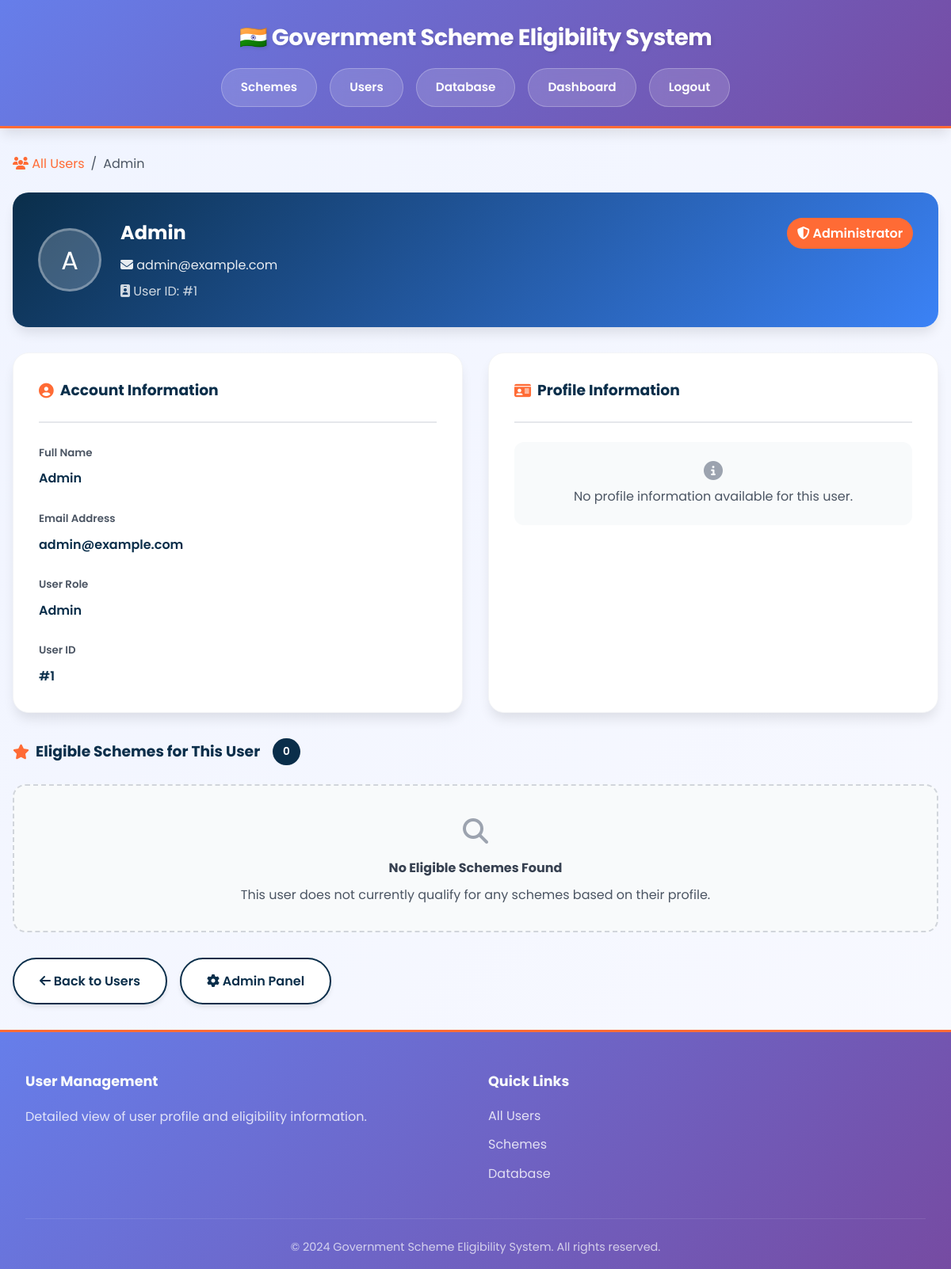
Page /admin/user/1 (signed in) on the committed database.
### tables this page shows
CREATE TABLE users (
    id INTEGER PRIMARY KEY AUTOINCREMENT,
    name TEXT NOT NULL,
    email TEXT UNIQUE NOT NULL,
    password TEXT NOT NULL,
    role TEXT DEFAULT 'user'
);

### app.py (the view)
@app.route('/admin/user/<int:user_id>')
@login_required
def admin_user_details(user_id):
    if current_user.role != 'admin':
        flash('Access denied.', 'error')
        return redirect(url_for('dashboard'))
    conn = get_db()
    user = conn.execute('SELECT * FROM users WHERE id = ?', (user_id,)).fetchone()
    profile = conn.execute('SELECT * FROM user_profile WHERE user_id = ?', (user_id,)).fetchone()
    eligible_schemes = []
    if profile:
        schemes = conn.execute('SELECT * FROM schemes').fetchall()
        for scheme in schemes:
            if check_eligibility(profile, scheme):
                eligible_schemes.append(scheme)
    return render_template('admin_user_details.html', user=user, profile=profile, eligible_schemes=eligible_schemes)

### app.py (called while the page is built)
def get_db():
    conn = sqlite3.connect(DATABASE)
    conn.row_factory = sqlite3.Row
    return conn

@login_manager.user_loader
def load_user(user_id):
    if not user_id or not str(user_id).isdigit():
        return None
    conn = get_db()
    user = conn.execute('SELECT * FROM users WHERE id = ?', (int(user_id),)).fetchone()
    if user:
        return User(user['id'], user['name'], user['email'], user['role'])
    return None

### templates/admin_user_details.html (shortened to what this page needs)
<!DOCTYPE html>
<html lang="en">
<head>
    <link rel="stylesheet" href="{{ url_for('static', filename='css/style.css') }}">
    <link rel="stylesheet" href="https://cdnjs.cloudflare.com/ajax/libs/font-awesome/6.4.0/css/all.min.css">
</head>
<body>
    <header>
        <h1>🇮🇳 Government Scheme Eligibility System</h1>
        <nav>
            <a href="{{ url_for('admin') }}">Schemes</a>
            <a href="{{ url_for('admin_users') }}" class="active">Users</a>
            <a href="{{ url_for('admin_database') }}">Database</a>
            <a href="{{ url_for('dashboard') }}">Dashboard</a>
            <a href="{{ url_for('logout') }}">Logout</a>
        </nav>
    </header>
    <main>
        <div
            style="display: flex; align-items: center; gap: 0.5rem; margin-bottom: 1.5rem; color: var(--color-gray-600);">
            <a href="{{ url_for('admin_users') }}" style="color: var(--color-saffron); text-decoration: none;">
                <i class="fas fa-users"></i> All Users
            </a>
            <span>/</span>
            <span>{{ user.name }}</span>
        </div>
        <div class="card"
            style="background: linear-gradient(135deg, var(--color-navy) 0%, var(--color-info) 100%); color: white; padding: 2rem; margin-bottom: 2rem; border: none;">
            <div style="display: flex; justify-content: space-between; align-items: start;">
                <div style="display: flex; align-items: center; gap: 1.5rem;">
                    <div
                        style="width: 80px; height: 80px; border-radius: 50%; background: rgba(255, 255, 255, 0.2); display: flex; align-items: center; justify-content: center; font-size: 2rem; border: 3px solid rgba(255, 255, 255, 0.3);">
                        {{ user.name[0].upper() if user.name else 'U' }}
                    </div>
                    <div>
                        <h2 style="color: white; margin: 0 0 0.5rem 0;">{{ user.name }}</h2>
                        <p style="color: rgba(255, 255, 255, 0.9); margin: 0;">
                            <i class="fas fa-envelope"></i> {{ user.email }}
                        </p>
                        <p style="color: rgba(255, 255, 255, 0.8); margin: 0.5rem 0 0 0;">
                            <i class="fas fa-id-badge"></i> User ID: #{{ user.id }}
                        </p>
                    </div>
                </div>
                <div style="text-align: right;">
                    {% if user.role == 'admin' %}
                    <span class="badge badge-primary"
                        style="background: var(--color-saffron); color: white; font-size: 1rem;">
                        <i class="fas fa-shield-alt"></i> Administrator
                    </span>
                    {% else %}
                    <span class="badge" style="background: rgba(255, 255, 255, 0.2); color: white; font-size: 1rem;">
                        <i class="fas fa-user"></i> Regular User
                    </span>
                    {% endif %}
                </div>
            </div>
        </div>
        <div style="display: grid; grid-template-columns: 1fr 1fr; gap: 2rem;">
            <div class="card">
                <h3
                    style="color: var(--color-navy); display: flex; align-items: center; gap: 0.5rem; margin: 0 0 1.5rem 0; padding-bottom: 1.5rem; border-bottom: 2px solid var(--color-gray-200);">
                    <i class="fas fa-user-circle" style="color: var(--color-saffron);"></i> Account Information
                </h3>
                <div style="display: flex; flex-direction: column; gap: 1.5rem;">
                    <div>
                        <small style="color: var(--color-gray-600); font-weight: 600;">Full Name</small>
                        <p style="color: var(--color-navy); margin: 0.5rem 0 0 0; font-weight: 600;">{{ user.name }}</p>
                    </div>
                    <div>
                        <small style="color: var(--color-gray-600); font-weight: 600;">Email Address</small>
                        <p style="color: var(--color-navy); margin: 0.5rem 0 0 0; font-weight: 600;">{{ user.email }}
                        </p>
                    </div>
                    <div>
                        <small style="color: var(--color-gray-600); font-weight: 600;">User Role</small>
                        <p style="color: var(--color-navy); margin: 0.5rem 0 0 0; font-weight: 600;">{{
                            user.role|capitalize }}</p>
                    </div>
                    <div>
                        <small style="color: var(--color-gray-600); font-weight: 600;">User ID</small>
                        <p style="color: var(--color-navy); margin: 0.5rem 0 0 0; font-weight: 600;">#{{ user.id }}</p>
                    </div>
                </div>
            </div>
            <div class="card">
                <h3
                    style="color: var(--color-navy); display: flex; align-items: center; gap: 0.5rem; margin: 0 0 1.5rem 0; padding-bottom: 1.5rem; border-bottom: 2px solid var(--color-gray-200);">
                    <i class="fas fa-id-card" style="color: var(--color-saffron);"></i> Profile Information
                </h3>
                {% if profile %}
                <div style="display: flex; flex-direction: column; gap: 1.5rem;">
                    <div>
                        <small style="color: var(--color-gray-600); font-weight: 600;">
                            <i class="fas fa-birthday-cake"></i> Age
                        </small>
                        <p style="color: var(--color-navy); margin: 0.5rem 0 0 0; font-weight: 600;">{{ profile.age or
                            '-' }} years</p>
                    </div>
                    <div>
                        <small style="color: var(--color-gray-600); font-weight: 600;">
                            <i class="fas fa-money-bill"></i> Annual Income
                        </small>
                        <p style="color: var(--color-navy); margin: 0.5rem 0 0 0; font-weight: 600;">₹{{
                            profile.income|default('-') }}</p>
                    </div>
                    <div>
                        <small style="color: var(--color-gray-600); font-weight: 600;">
                            <i class="fas fa-list"></i> Social Category
                        </small>
                        <p style="color: var(--color-navy); margin: 0.5rem 0 0 0; font-weight: 600;">{{
                            profile.category|capitalize or '-' }}</p>
                    </div>
                    <div>
                        <small style="color: var(--color-gray-600); font-weight: 600;">
                            <i class="fas fa-graduation-cap"></i> Education Level
                        </small>
                        <p style="color: var(--color-navy); margin: 0.5rem 0 0 0; font-weight: 600;">{{
                            profile.education|capitalize or '-' }}</p>
                    </div>
                    <div>
                        <small style="color: var(--color-gray-600); font-weight: 600;">
                            <i class="fas fa-briefcase"></i> Occupation
                        </small>
                        <p style="color: var(--color-navy); margin: 0.5rem 0 0 0; font-weight: 600;">{{
                            profile.occupation|capitalize or '-' }}</p>
                    </div>
                    <div>
                        <small style="color: var(--color-gray-600); font-weight: 600;">
                            <i class="fas fa-map-marker-alt"></i> Location
                        </small>
                        <p style="color: var(--color-navy); margin: 0.5rem 0 0 0; font-weight: 600;">{{ profile.location
                            or '-' }}</p>
                    </div>
                </div>
                {% else %}
                <div
                    style="padding: 1.5rem; background: var(--color-gray-50); border-radius: var(--radius-md); text-align: center;">
                    <i class="fas fa-info-circle"
                        style="color: var(--color-gray-400); font-size: 1.5rem; margin-bottom: 0.5rem; display: block;"></i>
                    <p style="color: var(--color-gray-600); margin: 0;">No profile information available for this user.
                    </p>
                </div>
                {% endif %}
            </div>
        </div>
        <section style="margin-top: 2rem;">
            <h3
                style="color: var(--color-navy); display: flex; align-items: center; gap: 0.5rem; margin-bottom: 1.5rem;">
                <i class="fas fa-star" style="color: var(--color-saffron);"></i> Eligible Schemes for This User
                <span class="badge badge-primary" style="margin-left: 0.5rem;">{{ eligible_schemes|length }}</span>
            </h3>
            {% if eligible_schemes %}
            <div class="schemes-grid">
                {% for scheme in eligible_schemes %}
                <div class="scheme-card">
                    <h4 style="margin: 0 0 0.5rem 0;">
                        <i class="fas fa-check-circle" style="color: var(--color-success); margin-right: 0.5rem;"></i>{{
                        scheme.name }}
                    </h4>
                    <p style="color: var(--color-gray-700); margin-bottom: 1rem; min-height: 60px;">{{
                        scheme.description[:120] }}...</p>
                    <div style="display: flex; gap: 0.5rem; flex-wrap: wrap; margin-bottom: 1rem;">
                        {% if scheme.income_limit %}
                        <span class="badge badge-primary"><i class="fas fa-money-bill-wave"></i> ₹{{
                            scheme.income_limit|float|int }}</span>
                        {% endif %}
                    </div>
                    <a href="{{ url_for('scheme_details', scheme_id=scheme.id) }}" class="btn btn-primary"
                        style="width: 100%;">
                        <i class="fas fa-info-circle"></i> View Details
                    </a>
                </div>
                {% endfor %}
            </div>
            {% else %}
            <div
                style="background: var(--color-gray-50); padding: 2rem; border-radius: var(--radius-lg); text-align: center; border: 2px dashed var(--color-gray-300);">
                <div style="font-size: 2rem; color: var(--color-gray-400); margin-bottom: 0.5rem;">
                    <i class="fas fa-search"></i>
                </div>
                <h4 style="color: var(--color-gray-700); margin-bottom: 0.5rem;">No Eligible Schemes Found</h4>
                <p style="color: var(--color-gray-600); margin: 0;">This user does not currently qualify for any schemes
                    based on their profile.</p>
            </div>
            {% endif %}
        </section>
        <div style="margin-top: 2rem; display: flex; gap: 1rem;">
            <a href="{{ url_for('admin_users') }}" class="btn btn-secondary">
                <i class="fas fa-arrow-left"></i> Back to Users
            </a>
            <a href="{{ url_for('admin') }}" class="btn btn-secondary">
                <i class="fas fa-cog"></i> Admin Panel
            </a>
        </div>
    </main>
    <footer>
        <div class="footer-content">
            <div class="footer-section">
                <h4>User Management</h4>
                <p>Detailed view of user profile and eligibility information.</p>
            </div>
            <div class="footer-section">
                <h4>Quick Links</h4>
                <ul>
                    <li><a href="{{ url_for('admin_users') }}">All Users</a></li>
                    <li><a href="{{ url_for('admin') }}">Schemes</a></li>
                    <li><a href="{{ url_for('admin_database') }}">Database</a></li>
                </ul>
            </div>
        </div>
        <div class="footer-bottom">
            <p>&copy; 2024 Government Scheme Eligibility System. All rights reserved.</p>
        </div>
    </footer>
</body>
</html>

### rows in the picture
users: name "Admin", name "A", email "admin@example.com", id "1", role "Admin"

### other values in the picture
{{ eligible_schemes|length }} "0"
